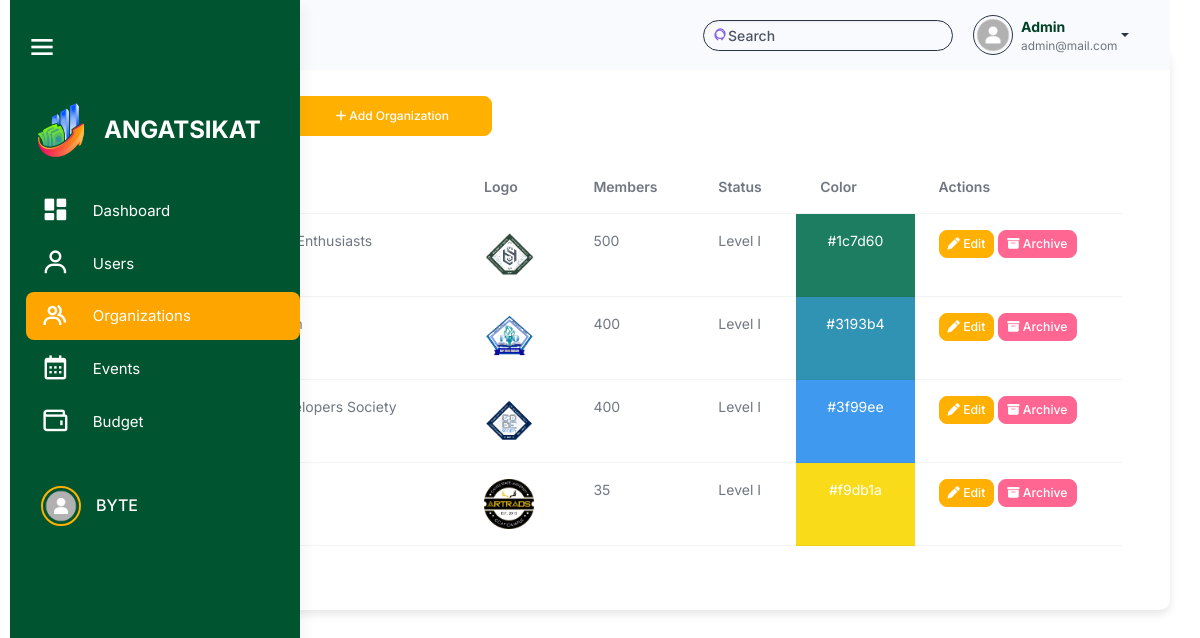
/src/organization_management/organizations.php (signed in), run on an earlier commit of the app's database.
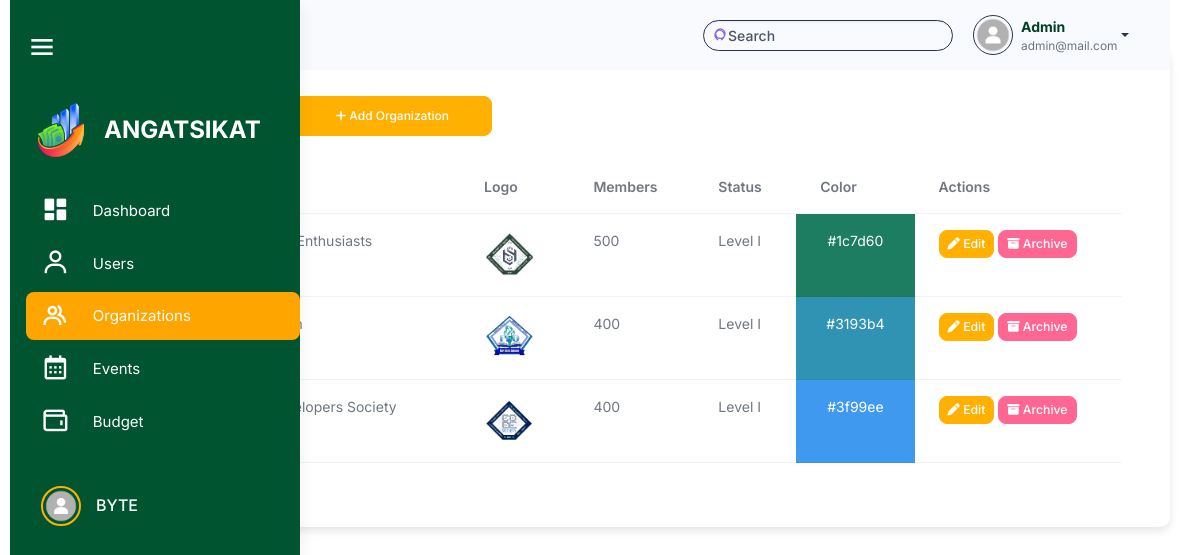
And on a later commit of the database.
### tables this page shows
CREATE TABLE `organizations` (
  `organization_id` int(11) NOT NULL,
  `organization_name` varchar(255) NOT NULL,
  `organization_logo` varchar(255) DEFAULT NULL,
  `organization_members` int(11) NOT NULL DEFAULT 0,
  `organization_status` enum('Probationary','Level I','Level II') NOT NULL DEFAULT 'Probationary',
  `organization_color` varchar(7) DEFAULT NULL,
  `archived` tinyint(1) DEFAULT 0,
  `created_at` timestamp NOT NULL DEFAULT current_timestamp(),
  `balance` decimal(15,2) DEFAULT 0.00,
  `beginning_balance` decimal(15,2) DEFAULT 0.00,
  `income` decimal(15,2) DEFAULT 0.00,
  `expense` decimal(15,2) DEFAULT 0.00,
  `cash_on_bank` decimal(15,2) DEFAULT 0.00,
  `cash_on_hand` decimal(15,2) DEFAULT 0.00
);

### src/user_query.php (called while the page is built, shortened)
<?php
$user_id = $_SESSION['user_id'];
$user_query = "SELECT * FROM users WHERE user_id = '$user_id'";
$user_result = mysqli_query($conn, $user_query);
?>

### src/organization_management/organizations.php (the view, shortened to what the changed rows need)
<?php
include '../connection.php';
include '../user_query.php';
$sql = "SELECT * FROM organizations WHERE archived = 0";
$result = $conn->query($sql);
?>
<!DOCTYPE html>
<html lang="en">
<head>
    <link rel="stylesheet" href="../assets/css/styles.min.css" />
    <link rel="stylesheet" href="../html/sidebar.css" />
    <link rel="stylesheet" href="../activity_management/css/activities.css" />
    <link href="https://unpkg.com/boxicons@2.1.4/css/boxicons.min.css" rel="stylesheet" />
    <link rel="stylesheet" href="https://cdnjs.cloudflare.com/ajax/libs/font-awesome/6.6.0/css/all.min.css">
    <link rel="stylesheet" href="https://cdn.datatables.net/2.1.7/css/dataTables.bootstrap.min.css" />
</head>
<body>
    <div class="container mt-5 p-5">
        <h2 class="mb-4">Organizations
            <button class="btn btn-primary ms-3" data-bs-toggle="modal" data-bs-target="#addOrganizationModal"
                style="height: 40px; width: 200px; border-radius: 8px; font-size: 12px;">
                <i class="fa-solid fa-plus"></i> Add Organization
            </button>
        </h2>
        <table id="organizationsTable" class="table">
        <thead>
            <tr>
                <th>Name</th>
                <th>Logo</th>
                <th>Members</th>
                <th>Status</th>
                <th>Color</th>
                <th>Actions</th>
            </tr>
        </thead>
        <tbody>
        <?php
        if ($result->num_rows > 0) {
            while($row = $result->fetch_assoc()) {
                $organization_logo = $row['organization_logo'];
                $logo_path = !empty($organization_logo) && file_exists('uploads/' . $organization_logo)
                            ? 'uploads/' . $organization_logo
                            : 'uploads/default_logo.png';
                $organization_color = !empty($row['organization_color']) ? $row['organization_color'] : '#FFFFFF';
                echo "<tr>
                        <td>{$row['organization_name']}</td>
                        <td><img src='$logo_path' alt='Logo' style='width: 50px; height: 50px; object-fit: cover;'></td>
                        <td>{$row['organization_members']}</td>
                        <td>{$row['organization_status']}</td>
                        <td style='background-color: {$organization_color}; color: white; text-align: center;'>
                            {$organization_color}
                        </td>
                        <td>
                            <button class='btn btn-primary btn-sm edit-btn mb-3'
                                    data-bs-toggle='modal'
                                    data-bs-target='#editOrganizationModal'
                                    data-id='{$row['organization_id']}'>
                                <i class='fa-solid fa-pen'></i> Edit
                            </button>
                            <button class='btn btn-danger btn-sm archive-btn mb-3'
                                    data-id='{$row['organization_id']}'>
                                <i class='fa-solid fa-box-archive'></i> Archive
                            </button>
                        </td>
                    </tr>";
            }
        } else {
            echo "<tr><td colspan='6' class='text-center'>No organizations found</td></tr>";
        }
        ?>
        </tbody>
    </table>
    </div>
</body>
</html>

What changed in the data, as far as the page shows it:
no longer on this page (row edited): organizations: organization_logo (picture), organization_members "35", organization_status "Level I", organization_color "#f9db1a"
